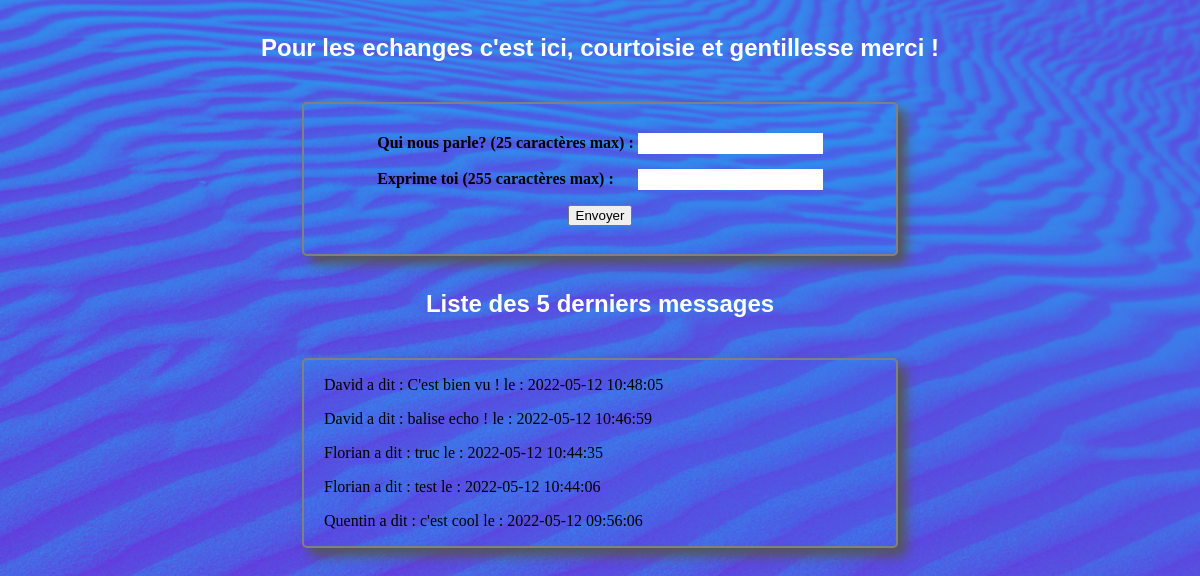
The page / on the database its author committed.
### tables this page shows
CREATE TABLE IF NOT EXISTS `messages` (
  `messages_pseudo` varchar(25) NOT NULL,
  `messages_dateM` datetime NOT NULL DEFAULT CURRENT_TIMESTAMP,
  `messages_contenu` varchar(255) NOT NULL,
  PRIMARY KEY (`messages_dateM`)
);

### index.php (the view, shortened to what this page needs)
<?php
include_once('connexion.php');
?>
<!DOCTYPE html>
<html lang="fr">
<head>
    <link rel="stylesheet" href="css/style.css">
</head>
<body>
    <p class="info"> Pour les echanges c'est ici, courtoisie et gentillesse merci ! </p>
    <form id="formulaire" action="traitement.php" method="post">
        <table id="champs">
            <tr class="lignes">
                <td> <label for="pseudo"> Qui nous parle? (25 caractères max) : </label></td>
                <td> <input type="text" name="pseudo" id="pseudo" maxlength="25" required /> </td>
            </tr>
            <tr class="lignes">
                <td> <label for="message"> Exprime toi (255 caractères max) : </label></td>
                <td> <input type="text" name="message" id="message" maxlength="255" required />
                </td>
            </tr>
            <tr class="lignes" id="bouton">
                <td colspan="2"> <input type="submit" value="Envoyer" /> </td>
            </tr>
        </table>
    </form>
    <?php
    $reponses = $mysqlConnection->query('SELECT messages_pseudo,messages_dateM,messages_contenu FROM messages ORDER BY messages_dateM DESC LIMIT 5');
    ?>
    <p class="info"> Liste des 5 derniers messages </p>
    <div id="messages">
        <?php foreach ($reponses as $reponse) {
            echo '<p>' . $reponse['messages_pseudo'] . ' a dit : ' . $reponse['messages_contenu'] . ' le : ' . $reponse['messages_dateM'] . '</p>';
        }?>
    </div>
</body>
</html>

### css/style.css (style rules this page uses)
html { background-image:url(../images/duotone.png); background-size: cover; }
label { font-weight:bold; }
:required { border: 2px solid white; }
#formulaire { background-color:rgba(0, 166, 255, 0.058); border:2px solid grey; -moz-border-radius:5px; -webkit-border-radius:5px; border-radius:5px; -moz-box-shadow: 8px 8px 12px #aaa; -webkit-box-shadow: 8px 8px 12px #aaa; box-shadow: 8px 8px 12px #555; margin:auto; margin-top:30px; width:50%; padding-top:20px; padding-bottom:20px; }
#bouton { text-align:center; }
#messages { background-color:rgba(0, 166, 255, 0.058); border:2px solid grey; -moz-border-radius:5px; -webkit-border-radius:5px; border-radius:5px; -moz-box-shadow: 8px 8px 12px #aaa; -webkit-box-shadow: 8px 8px 12px #aaa; box-shadow: 8px 8px 12px #555; margin:auto; margin-top:30px; width:50%; text-indent:20px; }
#champs { margin:auto; }
.info { font-family: "Comic Sans MS", cursive, sans-serif; color:white; text-align:center; line-height:2em; font-size:1.5em; font-weight:bold; }
.lignes { line-height:2em; }

### rows shown on the page
messages: messages_pseudo "David", messages_contenu "C'est bien vu !", messages_dateM "2022-05-12 10:48:05"
messages: messages_pseudo "David", messages_contenu "balise echo !", messages_dateM "2022-05-12 10:46:59"
messages: messages_pseudo "Florian", messages_contenu "truc", messages_dateM "2022-05-12 10:44:35"
messages: messages_pseudo "Florian", messages_contenu "test", messages_dateM "2022-05-12 10:44:06"
messages: messages_pseudo "Quentin", messages_contenu "c'est cool", messages_dateM "2022-05-12 09:56:06"
